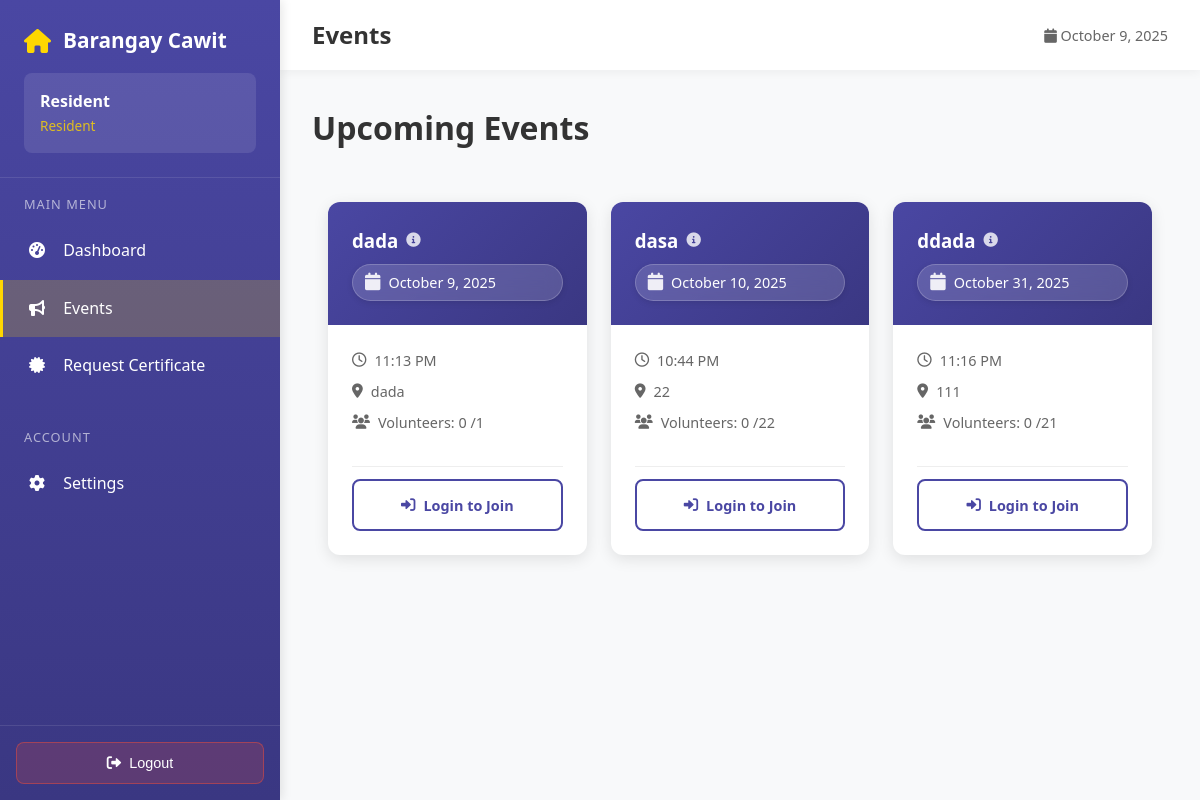
Before: /resident/announcements.php with the older database file.
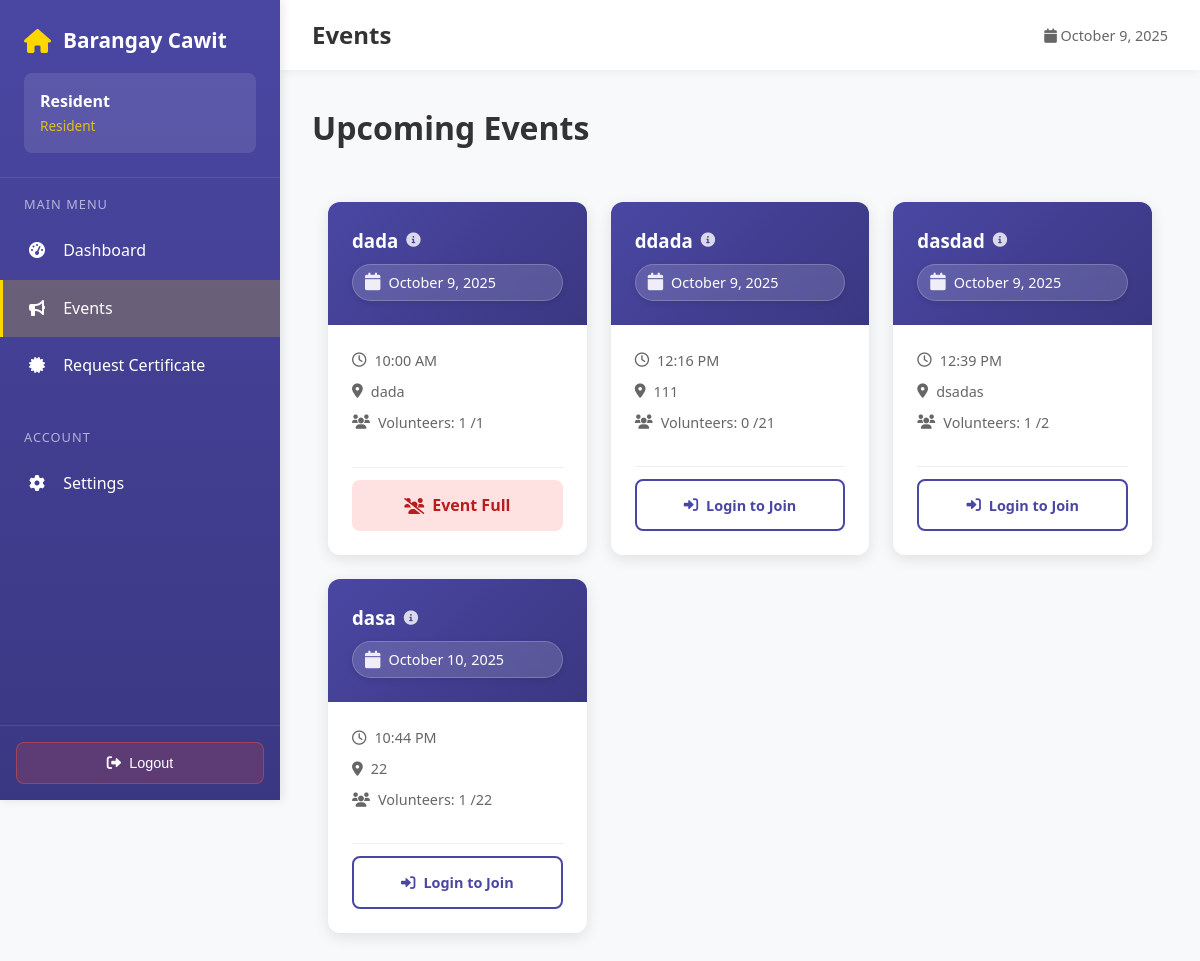
After: the same page with the newer database file.
### tables this page shows
CREATE TABLE `events` (
  `id` int(11) NOT NULL,
  `title` varchar(255) NOT NULL,
  `description` text DEFAULT NULL,
  `event_start_date` date NOT NULL,
  `event_end_date` date NOT NULL,
  `event_time` time DEFAULT NULL,
  `location` varchar(255) DEFAULT NULL,
  `needs_volunteers` tinyint(1) DEFAULT 0,
  `max_volunteers` int(11) DEFAULT 0,
  `created_by` int(11) DEFAULT NULL,
  `status` enum('upcoming','ongoing','completed','cancelled') DEFAULT 'upcoming',
  `created_at` timestamp NOT NULL DEFAULT current_timestamp(),
  `updated_at` timestamp NOT NULL DEFAULT current_timestamp() ON UPDATE current_timestamp()
);

### resident/announcements.php (the view, shortened to what this page needs)
<?php
require_once '../config.php';
$manila_tz = new DateTimeZone('Asia/Manila');
$current_user_id = isset($_SESSION['resident_id']) ? intval($_SESSION['resident_id']) : (isset($_SESSION['user_id']) ? intval($_SESSION['user_id']) : 0);
$per_page = 8;
$page = isset($_GET['page']) ? max(1, intval($_GET['page'])) : 1;
$count_query = "SELECT COUNT(*) as total FROM events e
    WHERE e.status = 'upcoming'
    AND e.event_start_date >= CURDATE()";
$count_result = mysqli_query($connection, $count_query);
$total_events = mysqli_fetch_assoc($count_result)['total'];
$total_pages = max(1, ceil($total_events / $per_page));
$page = min(max(1, $page), $total_pages);
$offset = ($page - 1) * $per_page;
$events_query = "SELECT
    e.*,
    u.full_name as created_by_name,
    COUNT(DISTINCT CASE WHEN vr.status = 'approved' THEN vr.id ELSE NULL END) as volunteer_count,
    SUM(CASE WHEN vr.status = 'pending' THEN 1 ELSE 0 END) as pending_count,
    v_user.id as user_registration_id,
    v_user.status as user_volunteer_status
FROM events e
LEFT JOIN users u ON e.created_by = u.id
LEFT JOIN volunteer_registrations vr ON vr.event_id = e.id
LEFT JOIN volunteer_registrations v_user ON v_user.event_id = e.id
    AND v_user.resident_id = {$current_user_id}
WHERE e.status = 'upcoming'
AND e.event_start_date >= CURDATE()
GROUP BY e.id
ORDER BY e.event_start_date ASC
LIMIT {$per_page} OFFSET {$offset}";
$result = mysqli_query($connection, $events_query);
$events = [];
if ($result) {
    $events = mysqli_fetch_all($result, MYSQLI_ASSOC);
}
?>
<!DOCTYPE html>
<html lang="en">
<head>
    <link href="https://cdnjs.cloudflare.com/ajax/libs/font-awesome/6.0.0/css/all.min.css" rel="stylesheet">
</head>
<body>
    <nav class="sidebar" id="sidebar">
        <div class="sidebar-header">
            <div class="sidebar-brand">
                <i class="fas fa-home"></i>
                Barangay Cawit
            </div>
            <div class="user-info">
                <div class="user-name"><?php echo htmlspecialchars($_SESSION['full_name'] ?? 'Resident'); ?></div>
                <div class="user-role">Resident</div>
            </div>
        </div>
        <div class="sidebar-nav">
            <div class="nav-section">
                <div class="nav-section-title">Main Menu</div>
                <a href="dashboard.php" class="nav-item">
                    <i class="fas fa-tachometer-alt"></i>
                    Dashboard
                </a>
                <a href="announcements.php" class="nav-item active">
                    <i class="fas fa-bullhorn"></i>
                    Events
                </a>
                <a href="request-certificate.php" class="nav-item">
                    <i class="fas fa-certificate"></i>
                    Request Certificate
                </a>
            </div>
            <div class="nav-section">
                <div class="nav-section-title">Account</div>
                <a href="settings.php" class="nav-item">
                    <i class="fas fa-cog"></i>
                    Settings
                </a>
            </div>
        </div>
        <div class="logout-section">
            <form action="../logout.php" method="POST" id="logoutForm" style="width: 100%;">
                <button type="button" class="logout-btn" onclick="handleLogout()">
                    <i class="fas fa-sign-out-alt"></i>
                    Logout
                </button>
            </form>
        </div>
    </nav>
    <div class="main-content">
        <div class="top-bar">
            <h1 class="page-title">Events</h1>
            <div style="display: flex; align-items: center; gap: 1rem;">
                <span style="color: #666; font-size: 0.9rem;">
                    <i class="fas fa-calendar"></i> <?php echo date('F j, Y'); ?>
                </span>
            </div>
        </div>
        <div class="content-area">
            <div class="dashboard-header">
                <h1 class="dashboard-title">Upcoming Events</h1>
            </div>
            <div class="container">
                <?php if (empty($events)): ?>
                    <div class="empty">
                        <i class="fas fa-calendar-times"></i>
                        <p>No events available at this time</p>
                        <p style="color: #888; font-size: 0.9rem; margin-top: 0.5rem;">
                            Check back later for new events and activities
                        </p>
                    </div>
                <?php else: ?>
                    <div class="events-grid">
                        <?php foreach ($events as $ev):
                            $evStartDt = false;
                            if (!empty($ev['event_start_date'])) {
                                try {
                                    $evStartDt = new DateTime($ev['event_start_date']);
                                    $evStartDt->setTimezone($manila_tz);
                                } catch (Exception $e) {
                                    $evStartDt = false;
                                }
                            }
                        ?>
                            <div class="event-card">
                                <div class="event-header">
                                    <div class="event-title-container">
                                        <h3 class="event-title"><?php echo htmlspecialchars($ev['title']); ?></h3>
                                        <i class="fas fa-info-circle info-icon"></i>
                                    </div>
                                    <div class="event-date">
                                        <i class="fas fa-calendar"></i>
                                        <?php
                                            if ($evStartDt instanceof DateTime) {
                                                echo $evStartDt->format('F j, Y');
                                            } else {
                                                echo htmlspecialchars($ev['event_start_date']);
                                            }
                                        ?>
                                    </div>
                                </div>
                                <div class="event-body">
                                    <div class="event-info">
                                        <?php if (!empty($ev['event_time'])): ?>
                                            <div class="event-info-item">
                                                <i class="far fa-clock"></i>
                                                <?php
                                                    $formatted_time = htmlspecialchars($ev['event_time']);
                                                    try {
                                                        $t = DateTime::createFromFormat('H:i:s', $ev['event_time'], $manila_tz)
                                                             ?: DateTime::createFromFormat('H:i', $ev['event_time'], $manila_tz)
                                                             ?: new DateTime($ev['event_time'], $manila_tz);
                                                        $t->setTimezone($manila_tz);
                                                        $formatted_time = $t->format('g:i A');
                                                    } catch (Exception $e) {
                                                    }
                                                    echo htmlspecialchars($formatted_time);
                                                ?>
                                            </div>
                                        <?php endif; ?>
                                        <?php if (!empty($ev['location'])): ?>
                                            <div class="event-info-item">
                                                <i class="fas fa-map-marker-alt"></i> <?php echo htmlspecialchars($ev['location']); ?>
                                            </div>
                                        <?php endif; ?>
                                        <div class="event-info-item">
                                            <i class="fas fa-users"></i>
                                            Volunteers: <?php echo intval($ev['volunteer_count']); ?>
                                            <?php if (!empty($ev['max_volunteers'])): ?> /<?php echo intval($ev['max_volunteers']); ?><?php endif; ?>
                                        </div>
                                    </div>
                                    <div class="event-actions">
                                        <?php
                                        $approved = intval($ev['volunteer_count']);
                                        $pending = intval($ev['pending_count'] ?? 0);
                                        $max_vol = !empty($ev['max_volunteers']) ? intval($ev['max_volunteers']) : 0;
                                        $is_full = ($max_vol > 0) && (($approved + $pending) >= $max_vol);
                                        $is_logged_in = isset($_SESSION['resident_id']) || isset($_SESSION['user_id']);
                                        $has_volunteered = !empty($ev['user_volunteer_status']);
                                        $attendance_enabled = false;
                                        if ($has_volunteered):
                                            if ($ev['user_volunteer_status'] === 'approved'): ?>
                                                <button
                                                    type="button"
                                                    class="btn-attendance"
                                                    <?php echo $attendance_enabled ? '' : 'disabled'; ?>
                                                    onclick="openAttendanceModal(<?php echo intval($ev['user_registration_id'] ?? 0); ?>, '<?php echo addslashes($ev['title']); ?>')">
                                                    <i class="fas fa-clipboard-check"></i>
                                                    Attendance
                                                </button>
                                            <?php elseif ($ev['user_volunteer_status'] === 'pending'): ?>
                                                <span class="volunteer-status pending">
                                                    <i class="fas fa-clock"></i> Request Pending
                                                </span>
                                            <?php elseif ($ev['user_volunteer_status'] === 'rejected'): ?>
                                                <span class="volunteer-status rejected">
                                                    <i class="fas fa-times-circle"></i> Request Rejected
                                                </span>
                                            <?php else: ?>
                                                <span class="volunteer-status">
                                                    <i class="fas fa-info-circle"></i> <?php echo htmlspecialchars($ev['user_volunteer_status']); ?>
                                                </span>
                                            <?php endif;
                                        else:
                                            if ($is_full): ?>
                                                <span class="volunteer-status full"><i class="fas fa-users-slash"></i> Event Full</span>
                                            <?php else: ?>
                                                <a href="../index.php?redirect=resident/announcements.php" class="btn-login">
                                                    <i class="fas fa-sign-in-alt"></i> Login to Join
                                                </a>
                                            <?php endif;
                                        endif;
                                         ?>
                                    </div>
                                </div>
                            </div>
                        <?php endforeach; ?>
                    </div>
                <?php endif; ?>
            </div>
        </div>
    </div>
</body>
</html>

Changed rows visible on the page:
changed events "dada": event_time "11:13 PM" → "10:00 AM"; volunteer_count "0" → "1"; text "Login to Join" → "Event Full"
changed events "ddada": event_start_date "October 31, 2025" → "October 9, 2025"; event_time "11:16 PM" → "12:16 PM"; moves up the list
added events: title "dasdad", event_start_date "October 9, 2025", event_time "12:39 PM", location "dsadas", volunteer_count "1", max_volunteers "2", shows "Login to Join"
computed for events "dasa": volunteer_count "0" → "1"
